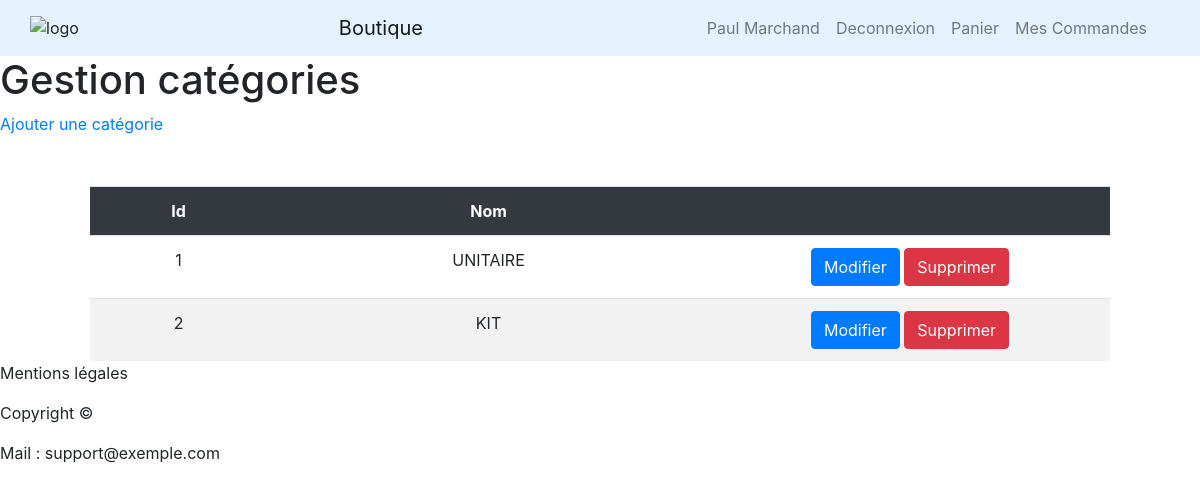
The app's page /Zip/Menuiz_Ecommerce/admin/categories.php (signed in) with its own data.
### tables this page shows
CREATE TABLE `t_d_producttype_pty` (
  `PTY_ID` int(11) NOT NULL,
  `PTY_DESCRIPTION` varchar(1024) DEFAULT NULL
);

### Zip/Menuiz_Ecommerce/admin/categories.php (the view, shortened to what this page needs)
<?php
require_once __DIR__ . '/../include/init.php';
$stmt = $pdo->query('SELECT * FROM T_D_PRODUCTTYPE_PTY');
$categories = $stmt->fetchAll();
require __DIR__ . '/../layout/top.php';
?>
<h1>Gestion catégories</h1>
<p><a href="categorie-edit.php">Ajouter une catégorie</a></p>
<table class="table_cat table table-striped">
    <tr>
        <th>Id</th>
        <th>Nom</th>
        <th width="400px"></th>
    </tr>
    <?php
    foreach ($categories as $categorie) :
    ?>
    <tr>
        <td><?= $categorie['PTY_ID']; ?></td>
        <td><?= $categorie['PTY_DESCRIPTION']; ?></td>
        <td>
            <a class="btn btn-primary"
               href="categorie-edit.php?id=<?= $categorie['PTY_ID']; ?>">
               Modifier
            </a>
            <a class="btn btn-danger"
               href="categorie-delete.php?id=<?= $categorie['PTY_ID']; ?>">
               Supprimer
            </a>
        </td>
    </tr>
    <?php
    endforeach;
    ?>
</table>
<?php
require __DIR__ . '/../layout/bottom.php';
?>

### Zip/Menuiz_Ecommerce/layout/top.php (style rules this page uses)
.table_cat { width: 85%; margin: 0 auto; margin-top: 50px; }
.table_cat th { text-align: center; color: white; background: #343a40; }
.table_cat td, .th_produits td { text-align: center }

### records on screen
t_d_producttype_pty: PTY_ID "1", PTY_DESCRIPTION "UNITAIRE"
t_d_producttype_pty: PTY_ID "2", PTY_DESCRIPTION "KIT"

### other values on screen
getUserFullName() "Paul Marchand"
